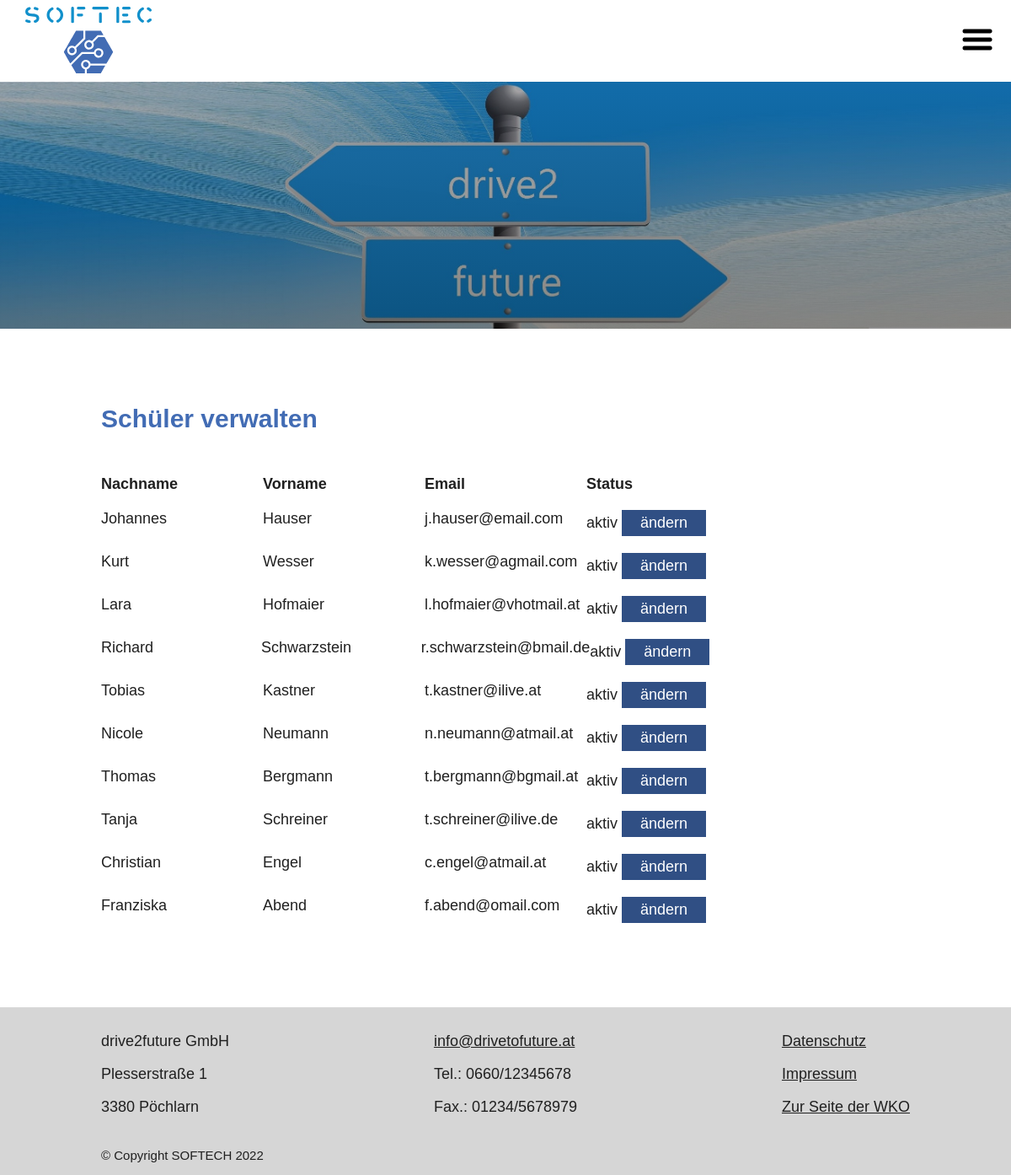
The page /views/students.php (signed in) on the database its author committed.
### tables this page shows
CREATE TABLE `users` (
    `id_user` int(11) NOT NULL,
    `first_name` varchar(45) NOT NULL,
    `last_name` varchar(45) NOT NULL,
    `email` varchar(45) NOT NULL,
    `password` varchar(255) NOT NULL,
    `status` varchar(45) NOT NULL,
    `roles_id_role` int(11) NOT NULL
  );

### models/db_connection.php (called while the page is built, shortened)
<?php
function get_db()
{
  static $db;
  if ($db instanceof PDO) {
    return $db;
  }
  $dsn = sprintf('mysql:host=%s;dbname=%s;', DB_HOST, DB_NAME);
  $db = new PDO($dsn, DB_USER, DB_PASS);
  return $db;
}

### models/classes.php (called while the page is built, shortened)
<?php
require_once __DIR__.'/db_connection.php';
function get_students(){
    $sql = 'SELECT `id_user`,`first_name`,`last_name`, `email`, `status`
    FROM `users`
    WHERE `roles_id_role` = 2';
    $stmt = get_db()->prepare($sql);
    $stmt->execute();
    return $stmt->fetchAll();
}

### controllers/classes.php (called while the page is built, shortened)
<?php
require_once __DIR__ .'/../models/classes.php';
$students = get_students();

### views/students.php (the view, shortened to what this page needs)
<?php
require_once __DIR__ . '/../controllers/classes.php';
?>
<!DOCTYPE html>
<html lang="en">
<?php require_once __DIR__ . '/partials/head.php' ?>
<body>
  <?php require_once __DIR__ . '/partials/navbar.php' ?>
  <div class="container">
    <h1><a name="Anker1">Schüler verwalten </a></h1>
    <div class="app-item app-headlines">
      <div class="app-row">
        <div class="box-25"><b>Nachname</b></div>
        <div class="box-25"><b>Vorname</b></div>
        <div class="box-25"><b>Email</b></div>
        <div class="box-25"><b>Status</b></div>
        <div class="box-25"><b></b></div>
      </div>
    </div>
    <?php foreach ($students as $student) : ?>
    <div class="app-item">
      <div class="app-row">
        <div class="box-25"><span>Nachname: </span><?php echo $student['first_name']; ?></div>
        <div class="box-25"><span>Vorname: </span><?php echo $student['last_name']; ?></div>
        <div class="box-25"><span>Email: </span><?php echo $student['email']; ?></div>
        <div class="box-25"><span>Status: </span><?php echo $student['status']; ?>
          <form action='../controllers/students.php' method='POST'>
            <?php if($student['status'] == "aktiv") : ?>
            <input type="submit" value="ändern" class="toggle">
            <?php elseif($student['status'] == "inaktiv") :?>
            <input type="submit" value="ändern" class="toggle">
            <input type="hidden" value="aktiv" name="status">
            <?php else : ?>
            status fehlerhaft
            <?php endif ?>
          </form>
        </div>
        <div class="box-25">
        </div>
      </div>
    </div>
    <?php endforeach ?>
  </div>
  <?php require_once __DIR__ . '/partials/footer.php' ?>
</body>
</html>

### assets/css/style.css (style rules this page uses)
body { font-size: 10px; font-family: Helvetica, sans-serif; color: #202020; margin: 0; }
body h1 { font-size: 3em; margin-bottom: 50px; color: #426cb4; }
body .container { padding: 0 180px; margin-bottom: 80px; }
@media (max-width: 1200px) { body .container { padding: 0 120px; } }
body .container .app-item { display: flex; flex-direction: column; font-size: 1.8em; }
body .container .app-item.app-headlines { font-weight: bold; }
body .container .app-item .app-row { display: flex; flex-direction: row; margin-bottom: 20px; }
@media (min-width: 1151px) { body .container .app-item .app-row .box-25 { width: 25%; } }
body .container .app-item .app-row .toggle { min-width: 100px; font-size: 18px; padding: 5px 15px; display: inline; margin-bottom: 0; }
body .container .app-item .app-row .box-33 form, body .container .app-item .app-row .box-25 form { display: inline; }
body .container input { font-size: 1.8em; display: block; margin-bottom: 20px; width: 400px; }
body .container input[type=submit] { width: fit-content; min-width: 250px; padding: 5px 40px; background-color: #304f84; color: white; border: none; cursor: pointer; }

### rows shown on the page
users: first_name "Johannes", last_name "Hauser", email "j.hauser@email.com", status "aktiv"
users: first_name "Kurt", last_name "Wesser", email "k.wesser@agmail.com", status "aktiv"
users: first_name "Lara", last_name "Hofmaier", email "l.hofmaier@vhotmail.at", status "aktiv"
users: first_name "Richard", last_name "Schwarzstein", email "r.schwarzstein@bmail.de", status "aktiv"
users: first_name "Tobias", last_name "Kastner", email "t.kastner@ilive.at", status "aktiv"
users: first_name "Nicole", last_name "Neumann", email "n.neumann@atmail.at", status "aktiv"
users: first_name "Thomas", last_name "Bergmann", email "t.bergmann@bgmail.at", status "aktiv"
users: first_name "Tanja", last_name "Schreiner", email "t.schreiner@ilive.de", status "aktiv"
users: first_name "Christian", last_name "Engel", email "c.engel@atmail.at", status "aktiv"
users: first_name "Franziska", last_name "Abend", email "f.abend@omail.com", status "aktiv"
